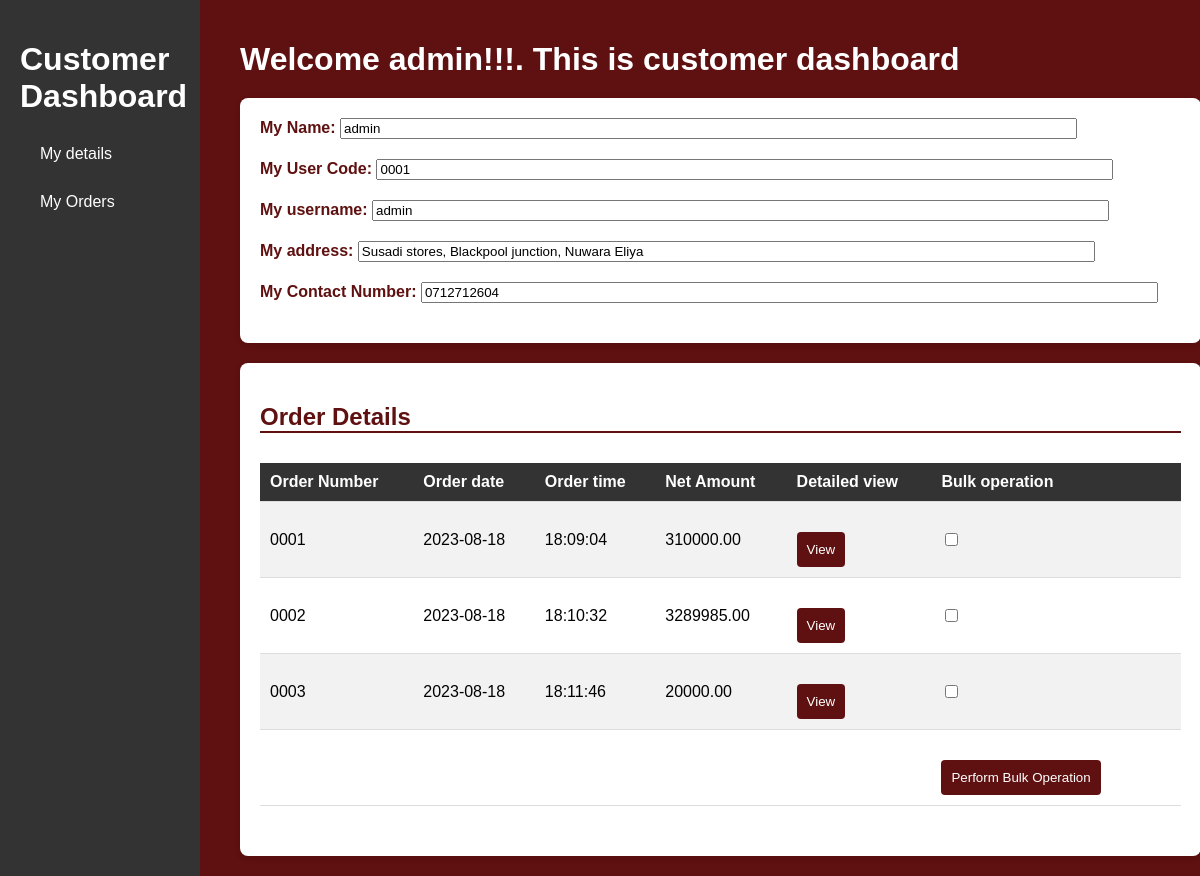
Screenshot of /dashboard.php (signed in) with the database file from the repository.
### tables this page shows
CREATE TABLE `user` (
  `user_code` int(4) UNSIGNED ZEROFILL NOT NULL,
  `name` varchar(100) NOT NULL,
  `address` varchar(200) DEFAULT NULL,
  `contact_number` varchar(20) DEFAULT NULL,
  `type` enum('admin','non admin') NOT NULL,
  `password` varchar(100) NOT NULL,
  `username` varchar(100) NOT NULL DEFAULT 'admin'
);

CREATE TABLE `order_details` (
  `order_number` int(4) UNSIGNED ZEROFILL NOT NULL,
  `username` varchar(255) NOT NULL,
  `order_date` date NOT NULL,
  `order_time` time NOT NULL,
  `net_amount` decimal(10,2) NOT NULL
);

### dashboard.php (the view, shortened to what this page needs)
<?php
if (isset($_SESSION['username'])) {
    $username = $_SESSION['username'];
} else {
    header("Location: login.php");
    exit();
}
?>
<!DOCTYPE html>
<html lang="en">
<head>
    <link rel="stylesheet" href="assets/css/admindashboard.css">
</head>
<body>
    <div class="container">
        <div class="sidebar">
            <h1>Customer Dashboard</h1>
            <a href="#my-detals">My details</a>
            <a href="#my-order"> My Orders </a>
        </div>
        <div class="content" id= "my-detals">
            <h1>Welcome <?php
            require_once('config.php');
             $sql_check_username = "SELECT * FROM user WHERE username = '$username'";
             $result_check_username = $conn->query($sql_check_username);
             if ($result_check_username->num_rows > 0) {
                $row = $result_check_username->fetch_assoc();
                $userCode = $row['user_code'];
                $customerName = $row['name'];
                $username = $row['username'];
                $address = $row['address'];
                $contact = $row['contact_number'];
            }
            echo $customerName; ?>!!!. This is customer dashboard </h1>
            <div class = "customer-box">
            <div class="form-group2">
                <label for="customer_code">My Name:</label>
                <input class = "customer-details" type="text" name="customer_name" id="customer_code" value="<?php echo $customerName; ?>" readonly>
            </div>
            <div class="form-group2">
                <label for="customer_code">My User Code:</label>
                <input class = "customer-details" type="text" name="customer_code" id="customer_code" value="<?php echo $userCode; ?>" readonly>
            </div>
            <div class="form-group2">
                <label for="customer_code">My username:</label>
                <input  class = "customer-details" type="text" name="username" id="username" value="<?php echo $username; ?>" readonly>
            </div>
            <div class="form-group2">
                <label for="customer_code">My address:</label>
                <input  class = "customer-details" type="text" name="customer_address" id="customer_address" value="<?php echo $address; ?>" readonly>
            </div>
            <div class="form-group2">
                <label for="customer_code">My Contact Number:</label>
                <input  class = "customer-details" type="text" name="customer_contact" id="customer_contact" value="<?php echo $contact; ?>" readonly>
            </div>
        </div>
        <div class="order-view-box" id= "my-order">
                <h2>Order Details</h2>
                <?php include 'view_my_details.php'; ?>
        </div>
</div>
</div>
</body>

### view_my_details.php (shortened to what this page needs)
<div class="view-order">
    <?php
    require_once "config.php";
    $sql_select_order_details = "SELECT * FROM order_details WHERE username = '$username' ";
    $result_order_details = $conn->query($sql_select_order_details);
    ?>
    <div class="tablebox6">
    <form id="bulkForm" method="post">
        <table>
            <tr>
                <th>Order Number</th>
                <th>Order date</th>
                <th>Order time</th>
                <th>Net Amount</th>
                <th>Detailed view</th>
                <th>Bulk operation</th>
            </tr>
            <?php
            if ($result_order_details->num_rows > 0) {
                while ($row = $result_order_details->fetch_assoc()) {
            ?>
                    <tr>
                        <td><?php echo $row['order_number']; ?></td>
                        <td><?php echo $row['order_date']; ?></td>
                        <td><?php echo $row['order_time']; ?></td>
                        <td><?php echo $row['net_amount']; ?></td>
                        <td>
                            <form method="post">
                                <button type="submit" name="submit_order_details" class = "submit-buttons">View</button>
                            </form>
                        </td>
                        <td><input type="checkbox" name="selected_orders[]" value="<?php echo $row['order_number']; ?>"> </td>
                    </tr>
            <?php }
            }
            ?>
            <tr>
                <td colspan="5"></td>
                <td>
                    <button type="submit" name="bulk_operation" class="submit-buttons">Perform Bulk Operation</button>
                </td>
            </tr>
            </table>
    </form>
    </div>
</div>

### assets/css/admindashboard.css (style rules this page uses)
body { background-color: #5f1010; font-family: Arial, sans-serif; margin: 0; padding: 0; }
.container { display: flex; }
.sidebar { background-color: #333; color: #fff; width: 160px; padding: 20px; position: fixed; top: 0; left: 0; bottom: 0; }
.sidebar a { display: block; color: #fff; padding: 10px 20px; text-decoration: none; color: #fff; transition: #5f1010 0.3s ease; margin-bottom: 10px; }
.content { background-color: #5f1010; flex: 1; margin-left: 220px; padding: 20px; }
h1 { color: #fff; margin-bottom: 20px; }
h2 { color: #5f1010; font-size: 24px; margin-bottom: 10px; border-bottom: 2px solid #5f1010; font-family: "Arial", sans-serif; font-weight: bold; }
.form-group2 { color: #5f1010; font-weight: bold; margin-bottom: 20px; }
.customer-details { width: 80%; box-sizing: border-box; }
.customer-box { width: 98%; background-color: #fff; padding: 20px; border-radius: 8px; box-shadow: 0 2px 6px rgba(0, 0, 0, 0.1); }
.tablebox6 { margin-top: 30px; }
.view-order { margin-top: 30px; }
.order-view-box { margin-top: 20px; width: 98%; background-color: #fff; padding: 20px; border-radius: 8px; box-shadow: 0 2px 6px rgba(0, 0, 0, 0.1); }
table { width: 100%; border-collapse: collapse; }
th { background-color: #333; color: white; padding: 10px; text-align: left; border-bottom: 1px solid #ddd; }
tr:nth-child(even) { background-color: #f2f2f2; }
td { padding: 10px; border-bottom: 1px solid #ddd; }
.submit-buttons { margin-top : 20px; background-color:#5f1010; color: white; padding: 10px; border: none; border-radius: 4px; cursor: pointer; margin-right: 30px; }

### rows the page displays
user: name "admin", customer_name "admin", customer_code "0001", username "admin", customer_address "Susadi stores, Blackpool junction, Nuwara Eliya", customer_contact "0712712604"
order_details: order_number "0001", order_date "2023-08-18", order_time "18:09:04", net_amount "310000.00"
order_details: order_number "0002", order_date "2023-08-18", order_time "18:10:32", net_amount "3289985.00"
order_details: order_number "0003", order_date "2023-08-18", order_time "18:11:46", net_amount "20000.00"
